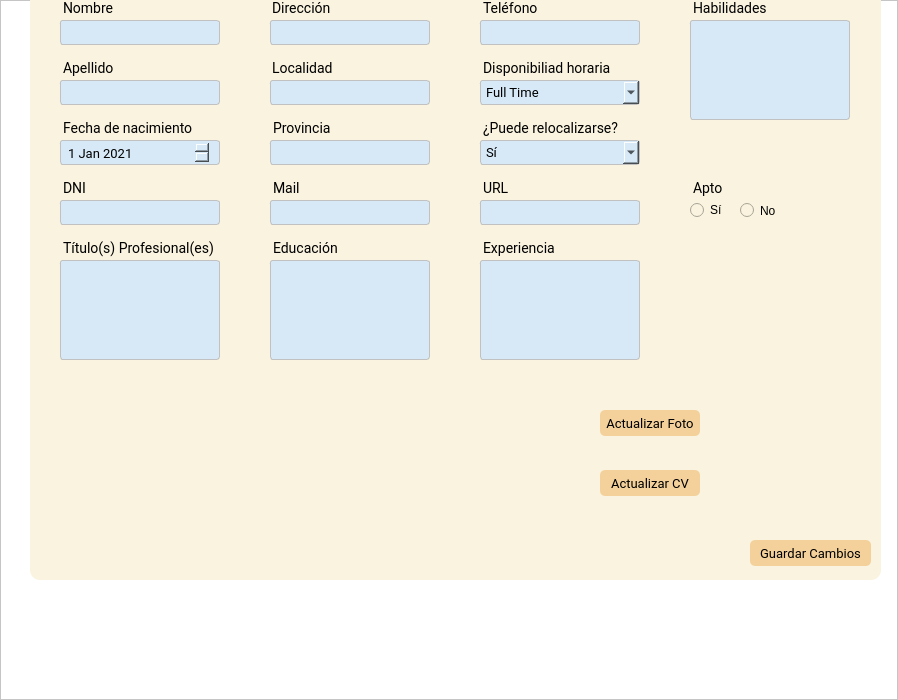
<?xml version="1.0" encoding="UTF-8"?>
<ui version="4.0">
 <class>MainWindow</class>
 <widget class="QMainWindow" name="MainWindow">
  <property name="geometry">
   <rect>
    <x>0</x>
    <y>0</y>
    <width>898</width>
    <height>700</height>
   </rect>
  </property>
  <property name="windowTitle">
   <string>MainWindow</string>
  </property>
  <widget class="QWidget" name="centralwidget">
   <layout class="QVBoxLayout" name="verticalLayout">
    <property name="spacing">
     <number>0</number>
    </property>
    <property name="leftMargin">
     <number>0</number>
    </property>
    <property name="topMargin">
     <number>0</number>
    </property>
    <property name="rightMargin">
     <number>0</number>
    </property>
    <property name="bottomMargin">
     <number>0</number>
    </property>
    <item>
     <widget class="QFrame" name="frame_2">
      <property name="minimumSize">
       <size>
        <width>0</width>
        <height>300</height>
       </size>
      </property>
      <property name="maximumSize">
       <size>
        <width>16777215</width>
        <height>16777215</height>
       </size>
      </property>
      <property name="styleSheet">
       <string notr="true">background: #fff;
</string>
      </property>
      <property name="frameShape">
       <enum>QFrame::StyledPanel</enum>
      </property>
      <property name="frameShadow">
       <enum>QFrame::Raised</enum>
      </property>
      <widget class="QFrame" name="frame_3">
       <property name="geometry">
        <rect>
         <x>30</x>
         <y>-20</y>
         <width>851</width>
         <height>600</height>
        </rect>
       </property>
       <property name="maximumSize">
        <size>
         <width>16777215</width>
         <height>600</height>
        </size>
       </property>
       <property name="styleSheet">
        <string notr="true">border-radius: 10px;
background-color: #F9F3DF;
</string>
       </property>
       <property name="frameShape">
        <enum>QFrame::StyledPanel</enum>
       </property>
       <property name="frameShadow">
        <enum>QFrame::Raised</enum>
       </property>
       <widget class="QLabel" name="label_mail">
        <property name="geometry">
         <rect>
          <x>230</x>
          <y>190</y>
          <width>158</width>
          <height>27</height>
         </rect>
        </property>
        <property name="maximumSize">
         <size>
          <width>500</width>
          <height>16777215</height>
         </size>
        </property>
        <property name="font">
         <font>
          <family>Roboto</family>
          <pointsize>-1</pointsize>
         </font>
        </property>
        <property name="styleSheet">
         <string notr="true">font-family: Roboto;
font-size: 14px;
margin-top:10px;
margin-left:10px

</string>
        </property>
        <property name="text">
         <string>Mail</string>
        </property>
       </widget>
       <widget class="QLabel" name="label_localidad">
        <property name="geometry">
         <rect>
          <x>229</x>
          <y>70</y>
          <width>90</width>
          <height>27</height>
         </rect>
        </property>
        <property name="maximumSize">
         <size>
          <width>90</width>
          <height>16777215</height>
         </size>
        </property>
        <property name="font">
         <font>
          <family>Roboto</family>
          <pointsize>-1</pointsize>
         </font>
        </property>
        <property name="styleSheet">
         <string notr="true">font-family: Roboto;
font-size: 14px;
color: #000;
margin-top:10px;
margin-left:10px

</string>
        </property>
        <property name="text">
         <string>Localidad</string>
        </property>
       </widget>
       <widget class="QLineEdit" name="apellido_input">
        <property name="geometry">
         <rect>
          <x>20</x>
          <y>100</y>
          <width>170</width>
          <height>25</height>
         </rect>
        </property>
        <property name="minimumSize">
         <size>
          <width>0</width>
          <height>0</height>
         </size>
        </property>
        <property name="maximumSize">
         <size>
          <width>16777215</width>
          <height>25</height>
         </size>
        </property>
        <property name="styleSheet">
         <string notr="true">QLineEdit{
background-color: #D7E9F7;
border: 0.5px solid #c1c1c1;
border-radius: 3px;
padding: 4 5px;
color: #e9e9;
font-family:Roboto;
font-size:13px;
font-weight: 400;
margin-left: 10px;

}
</string>
        </property>
        <property name="placeholderText">
         <string/>
        </property>
       </widget>
       <widget class="QLabel" name="label_apellido">
        <property name="geometry">
         <rect>
          <x>20</x>
          <y>70</y>
          <width>67</width>
          <height>27</height>
         </rect>
        </property>
        <property name="font">
         <font>
          <family>Roboto</family>
          <pointsize>-1</pointsize>
         </font>
        </property>
        <property name="styleSheet">
         <string notr="true">font-family: Roboto;
font-size: 14px;
margin-top:10px;
margin-left:10px

</string>
        </property>
        <property name="text">
         <string>Apellido</string>
        </property>
       </widget>
       <widget class="QLabel" name="label_direccion">
        <property name="geometry">
         <rect>
          <x>229</x>
          <y>10</y>
          <width>90</width>
          <height>27</height>
         </rect>
        </property>
        <property name="maximumSize">
         <size>
          <width>90</width>
          <height>16777215</height>
         </size>
        </property>
        <property name="font">
         <font>
          <family>Roboto</family>
          <pointsize>-1</pointsize>
         </font>
        </property>
        <property name="styleSheet">
         <string notr="true">font-family: Roboto;
font-size: 14px;
margin-top:10px;
margin-left:10px

</string>
        </property>
        <property name="text">
         <string>Dirección</string>
        </property>
       </widget>
       <widget class="QLabel" name="label_nombre">
        <property name="geometry">
         <rect>
          <x>20</x>
          <y>10</y>
          <width>71</width>
          <height>27</height>
         </rect>
        </property>
        <property name="font">
         <font>
          <family>Roboto</family>
          <pointsize>-1</pointsize>
         </font>
        </property>
        <property name="styleSheet">
         <string notr="true">font-family: Roboto;
font-size: 14px;
margin-top:10px;
margin-left:10px

</string>
        </property>
        <property name="text">
         <string>Nombre</string>
        </property>
       </widget>
       <widget class="QLineEdit" name="nombre_input">
        <property name="geometry">
         <rect>
          <x>20</x>
          <y>40</y>
          <width>170</width>
          <height>25</height>
         </rect>
        </property>
        <property name="minimumSize">
         <size>
          <width>0</width>
          <height>0</height>
         </size>
        </property>
        <property name="maximumSize">
         <size>
          <width>16777215</width>
          <height>25</height>
         </size>
        </property>
        <property name="styleSheet">
         <string notr="true">QLineEdit{
background-color: #D7E9F7;
border: 0.5px solid #c1c1c1;
border-radius: 3px;
padding: 4 5px;
color: #e9e9;
font-family:Roboto;
font-size:13px;
font-weight: 400;
margin-left: 10px;

}
</string>
        </property>
        <property name="text">
         <string/>
        </property>
        <property name="placeholderText">
         <string/>
        </property>
       </widget>
       <widget class="QLabel" name="label_dni">
        <property name="geometry">
         <rect>
          <x>20</x>
          <y>190</y>
          <width>71</width>
          <height>27</height>
         </rect>
        </property>
        <property name="font">
         <font>
          <family>Roboto</family>
          <pointsize>-1</pointsize>
         </font>
        </property>
        <property name="styleSheet">
         <string notr="true">font-family: Roboto;
font-size: 14px;
margin-top:10px;
margin-left:10px

</string>
        </property>
        <property name="text">
         <string>DNI</string>
        </property>
       </widget>
       <widget class="QLabel" name="label_nacimiento">
        <property name="geometry">
         <rect>
          <x>20</x>
          <y>130</y>
          <width>151</width>
          <height>27</height>
         </rect>
        </property>
        <property name="font">
         <font>
          <family>Roboto</family>
          <pointsize>-1</pointsize>
         </font>
        </property>
        <property name="styleSheet">
         <string notr="true">font-family: Roboto;
font-size: 14px;
margin-top:10px;
margin-left:10px

</string>
        </property>
        <property name="text">
         <string>Fecha de nacimiento</string>
        </property>
       </widget>
       <widget class="QLineEdit" name="provincia_input">
        <property name="geometry">
         <rect>
          <x>230</x>
          <y>160</y>
          <width>170</width>
          <height>25</height>
         </rect>
        </property>
        <property name="minimumSize">
         <size>
          <width>0</width>
          <height>0</height>
         </size>
        </property>
        <property name="maximumSize">
         <size>
          <width>16777215</width>
          <height>25</height>
         </size>
        </property>
        <property name="styleSheet">
         <string notr="true">
background-color: #D7E9F7;
border: 0.5px solid #c1c1c1;
border-radius: 3px;
padding: 4 5px;
color: #000;
font-family:Roboto;
font-size:13px;
font-weight: 400;
margin-left: 10px;

</string>
        </property>
        <property name="placeholderText">
         <string/>
        </property>
       </widget>
       <widget class="QLabel" name="label_provincia">
        <property name="geometry">
         <rect>
          <x>230</x>
          <y>130</y>
          <width>84</width>
          <height>27</height>
         </rect>
        </property>
        <property name="font">
         <font>
          <family>Roboto</family>
          <pointsize>-1</pointsize>
         </font>
        </property>
        <property name="styleSheet">
         <string notr="true">font-family: Roboto;
font-size: 14px;
margin-top:10px;
margin-left:10px

</string>
        </property>
        <property name="text">
         <string>Provincia</string>
        </property>
       </widget>
       <widget class="QDateEdit" name="nacimiento_date">
        <property name="geometry">
         <rect>
          <x>20</x>
          <y>160</y>
          <width>170</width>
          <height>25</height>
         </rect>
        </property>
        <property name="styleSheet">
         <string notr="true">
background-color: #D7E9F7;
border: 0.5px solid #c1c1c1;
border-radius: 3px;
padding: 4 5px;
color: #000;
font-family:Roboto;
font-size:13px;
font-weight: 400;
margin-left: 10px;

</string>
        </property>
        <property name="dateTime">
         <datetime>
          <hour>0</hour>
          <minute>0</minute>
          <second>0</second>
          <year>2021</year>
          <month>1</month>
          <day>1</day>
         </datetime>
        </property>
       </widget>
       <widget class="QLineEdit" name="localidad_input">
        <property name="geometry">
         <rect>
          <x>230</x>
          <y>100</y>
          <width>170</width>
          <height>25</height>
         </rect>
        </property>
        <property name="minimumSize">
         <size>
          <width>0</width>
          <height>0</height>
         </size>
        </property>
        <property name="maximumSize">
         <size>
          <width>16777215</width>
          <height>25</height>
         </size>
        </property>
        <property name="styleSheet">
         <string notr="true">
background-color: #D7E9F7;
border: 0.5px solid #c1c1c1;
border-radius: 3px;
padding: 4 5px;
color: #000;
font-family:Roboto;
font-size:13px;
font-weight: 400;
margin-left: 10px;

</string>
        </property>
        <property name="placeholderText">
         <string/>
        </property>
       </widget>
       <widget class="QLineEdit" name="mail_input">
        <property name="geometry">
         <rect>
          <x>230</x>
          <y>220</y>
          <width>170</width>
          <height>25</height>
         </rect>
        </property>
        <property name="minimumSize">
         <size>
          <width>0</width>
          <height>0</height>
         </size>
        </property>
        <property name="maximumSize">
         <size>
          <width>16777215</width>
          <height>25</height>
         </size>
        </property>
        <property name="styleSheet">
         <string notr="true">
background-color: #D7E9F7;
border: 0.5px solid #c1c1c1;
border-radius: 3px;
padding: 4 5px;
color: #000;
font-family:Roboto;
font-size:13px;
font-weight: 400;
margin-left: 10px;

</string>
        </property>
        <property name="text">
         <string/>
        </property>
        <property name="echoMode">
         <enum>QLineEdit::Normal</enum>
        </property>
        <property name="placeholderText">
         <string/>
        </property>
       </widget>
       <widget class="QLineEdit" name="dni_input">
        <property name="geometry">
         <rect>
          <x>20</x>
          <y>220</y>
          <width>170</width>
          <height>25</height>
         </rect>
        </property>
        <property name="minimumSize">
         <size>
          <width>0</width>
          <height>0</height>
         </size>
        </property>
        <property name="maximumSize">
         <size>
          <width>16777215</width>
          <height>25</height>
         </size>
        </property>
        <property name="styleSheet">
         <string notr="true">QLineEdit{
background-color: #D7E9F7;
border: 0.5px solid #c1c1c1;
border-radius: 3px;
padding: 4 5px;
color: #e9e9;
font-family:Roboto;
font-size:13px;
font-weight: 400;
margin-left: 10px;

}
</string>
        </property>
        <property name="placeholderText">
         <string/>
        </property>
       </widget>
       <widget class="QPushButton" name="guardarCambios_btn">
        <property name="geometry">
         <rect>
          <x>720</x>
          <y>560</y>
          <width>121</width>
          <height>26</height>
         </rect>
        </property>
        <property name="font">
         <font>
          <family>Roboto</family>
          <pointsize>-1</pointsize>
         </font>
        </property>
        <property name="cursor">
         <cursorShape>PointingHandCursor</cursorShape>
        </property>
        <property name="styleSheet">
         <string notr="true">QPushButton{
background-color: #F4D19B;
border-radius:5px;
font-family:Roboto;
font-size: 13px

}
QPushButton:hover{
background-color: rgba(71, 71, 103,180);
}</string>
        </property>
        <property name="text">
         <string>Guardar Cambios</string>
        </property>
       </widget>
       <widget class="QLineEdit" name="direccion_input">
        <property name="geometry">
         <rect>
          <x>230</x>
          <y>40</y>
          <width>170</width>
          <height>25</height>
         </rect>
        </property>
        <property name="minimumSize">
         <size>
          <width>0</width>
          <height>0</height>
         </size>
        </property>
        <property name="maximumSize">
         <size>
          <width>16777215</width>
          <height>25</height>
         </size>
        </property>
        <property name="styleSheet">
         <string notr="true">
background-color: #D7E9F7;
border: 0.5px solid #c1c1c1;
border-radius: 3px;
padding: 4 5px;
color: #000;
font-family:Roboto;
font-size:13px;
font-weight: 400;
margin-left: 10px;

</string>
        </property>
        <property name="text">
         <string/>
        </property>
        <property name="placeholderText">
         <string/>
        </property>
       </widget>
       <widget class="QLabel" name="label_telefono">
        <property name="geometry">
         <rect>
          <x>440</x>
          <y>10</y>
          <width>90</width>
          <height>27</height>
         </rect>
        </property>
        <property name="maximumSize">
         <size>
          <width>90</width>
          <height>16777215</height>
         </size>
        </property>
        <property name="font">
         <font>
          <family>Roboto</family>
          <pointsize>-1</pointsize>
         </font>
        </property>
        <property name="styleSheet">
         <string notr="true">font-family: Roboto;
font-size: 14px;
margin-top:10px;
margin-left:10px

</string>
        </property>
        <property name="text">
         <string>Teléfono</string>
        </property>
       </widget>
       <widget class="QLineEdit" name="telefono_input">
        <property name="geometry">
         <rect>
          <x>440</x>
          <y>40</y>
          <width>170</width>
          <height>25</height>
         </rect>
        </property>
        <property name="minimumSize">
         <size>
          <width>0</width>
          <height>0</height>
         </size>
        </property>
        <property name="maximumSize">
         <size>
          <width>16777215</width>
          <height>25</height>
         </size>
        </property>
        <property name="styleSheet">
         <string notr="true">
background-color: #D7E9F7;
border: 0.5px solid #c1c1c1;
border-radius: 3px;
padding: 4 5px;
color: #000;
font-family:Roboto;
font-size:13px;
font-weight: 400;
margin-left: 10px;

</string>
        </property>
        <property name="text">
         <string/>
        </property>
        <property name="placeholderText">
         <string/>
        </property>
       </widget>
       <widget class="QLineEdit" name="titulo_input">
        <property name="geometry">
         <rect>
          <x>20</x>
          <y>280</y>
          <width>170</width>
          <height>100</height>
         </rect>
        </property>
        <property name="minimumSize">
         <size>
          <width>0</width>
          <height>0</height>
         </size>
        </property>
        <property name="maximumSize">
         <size>
          <width>16777215</width>
          <height>100</height>
         </size>
        </property>
        <property name="styleSheet">
         <string notr="true">
background-color: #D7E9F7;
border: 0.5px solid #c1c1c1;
border-radius: 3px;
padding: 4 5px;
color: #000;
font-family:Roboto;
font-size:13px;
font-weight: 400;
margin-left: 10px;

</string>
        </property>
        <property name="text">
         <string/>
        </property>
        <property name="placeholderText">
         <string/>
        </property>
       </widget>
       <widget class="QLineEdit" name="educacion_input">
        <property name="geometry">
         <rect>
          <x>230</x>
          <y>280</y>
          <width>170</width>
          <height>100</height>
         </rect>
        </property>
        <property name="minimumSize">
         <size>
          <width>0</width>
          <height>0</height>
         </size>
        </property>
        <property name="maximumSize">
         <size>
          <width>16777215</width>
          <height>100</height>
         </size>
        </property>
        <property name="styleSheet">
         <string notr="true">
background-color: #D7E9F7;
border: 0.5px solid #c1c1c1;
border-radius: 3px;
padding: 4 5px;
color: #000;
font-family:Roboto;
font-size:13px;
font-weight: 400;
margin-left: 10px;

</string>
        </property>
        <property name="text">
         <string/>
        </property>
        <property name="placeholderText">
         <string/>
        </property>
       </widget>
       <widget class="QLabel" name="label_educacion">
        <property name="geometry">
         <rect>
          <x>230</x>
          <y>250</y>
          <width>90</width>
          <height>27</height>
         </rect>
        </property>
        <property name="maximumSize">
         <size>
          <width>90</width>
          <height>16777215</height>
         </size>
        </property>
        <property name="font">
         <font>
          <family>Roboto</family>
          <pointsize>-1</pointsize>
         </font>
        </property>
        <property name="styleSheet">
         <string notr="true">font-family: Roboto;
font-size: 14px;
margin-top:10px;
margin-left:10px

</string>
        </property>
        <property name="text">
         <string>Educación </string>
        </property>
       </widget>
       <widget class="QLabel" name="label_disponibilidadHoraria">
        <property name="geometry">
         <rect>
          <x>440</x>
          <y>70</y>
          <width>151</width>
          <height>27</height>
         </rect>
        </property>
        <property name="font">
         <font>
          <family>Roboto</family>
          <pointsize>-1</pointsize>
         </font>
        </property>
        <property name="styleSheet">
         <string notr="true">font-family: Roboto;
font-size: 14px;
margin-top:10px;
margin-left:10px

</string>
        </property>
        <property name="text">
         <string>Disponibiliad horaria</string>
        </property>
       </widget>
       <widget class="QComboBox" name="comboBox">
        <property name="geometry">
         <rect>
          <x>440</x>
          <y>100</y>
          <width>170</width>
          <height>25</height>
         </rect>
        </property>
        <property name="styleSheet">
         <string notr="true">
background-color: #D7E9F7;
border: 0.5px solid #c1c1c1;
border-radius: 3px;
padding: 4 5px;
color: #000;
font-family:Roboto;
font-size:13px;
font-weight: 400;
margin-left: 10px;

</string>
        </property>
        <item>
         <property name="text">
          <string>Full Time</string>
         </property>
        </item>
        <item>
         <property name="text">
          <string>Part Time</string>
         </property>
        </item>
       </widget>
       <widget class="QComboBox" name="comboBox_relocalizarse">
        <property name="geometry">
         <rect>
          <x>440</x>
          <y>160</y>
          <width>170</width>
          <height>25</height>
         </rect>
        </property>
        <property name="styleSheet">
         <string notr="true">
background-color: #D7E9F7;
border: 0.5px solid #c1c1c1;
border-radius: 3px;
padding: 4 5px;
color: #000;
font-family:Roboto;
font-size:13px;
font-weight: 400;
margin-left: 10px;


</string>
        </property>
        <item>
         <property name="text">
          <string>Sí</string>
         </property>
        </item>
        <item>
         <property name="text">
          <string>No</string>
         </property>
        </item>
       </widget>
       <widget class="QLabel" name="label_relocalizarse">
        <property name="geometry">
         <rect>
          <x>440</x>
          <y>130</y>
          <width>171</width>
          <height>27</height>
         </rect>
        </property>
        <property name="font">
         <font>
          <family>Roboto</family>
          <pointsize>-1</pointsize>
         </font>
        </property>
        <property name="styleSheet">
         <string notr="true">font-family: Roboto;
font-size: 14px;
margin-top:10px;
margin-left:10px

</string>
        </property>
        <property name="text">
         <string>¿Puede relocalizarse?</string>
        </property>
       </widget>
       <widget class="QLabel" name="label_url">
        <property name="geometry">
         <rect>
          <x>440</x>
          <y>190</y>
          <width>158</width>
          <height>27</height>
         </rect>
        </property>
        <property name="maximumSize">
         <size>
          <width>500</width>
          <height>16777215</height>
         </size>
        </property>
        <property name="font">
         <font>
          <family>Roboto</family>
          <pointsize>-1</pointsize>
         </font>
        </property>
        <property name="styleSheet">
         <string notr="true">font-family: Roboto;
font-size: 14px;
margin-top:10px;
margin-left:10px

</string>
        </property>
        <property name="text">
         <string>URL</string>
        </property>
       </widget>
       <widget class="QLineEdit" name="url_input">
        <property name="geometry">
         <rect>
          <x>440</x>
          <y>220</y>
          <width>170</width>
          <height>25</height>
         </rect>
        </property>
        <property name="minimumSize">
         <size>
          <width>0</width>
          <height>0</height>
         </size>
        </property>
        <property name="maximumSize">
         <size>
          <width>16777215</width>
          <height>25</height>
         </size>
        </property>
        <property name="styleSheet">
         <string notr="true">
background-color: #D7E9F7;
border: 0.5px solid #c1c1c1;
border-radius: 3px;
padding: 4 5px;
color: #000;
font-family:Roboto;
font-size:13px;
font-weight: 400;
margin-left: 10px;

</string>
        </property>
        <property name="text">
         <string/>
        </property>
        <property name="echoMode">
         <enum>QLineEdit::Normal</enum>
        </property>
        <property name="placeholderText">
         <string/>
        </property>
       </widget>
       <widget class="QLabel" name="labe_titulo">
        <property name="geometry">
         <rect>
          <x>20</x>
          <y>250</y>
          <width>171</width>
          <height>27</height>
         </rect>
        </property>
        <property name="font">
         <font>
          <family>Roboto</family>
          <pointsize>-1</pointsize>
         </font>
        </property>
        <property name="styleSheet">
         <string notr="true">font-family: Roboto;
font-size: 14px;
margin-top:10px;
margin-left:10px

</string>
        </property>
        <property name="text">
         <string>Título(s) Profesional(es)</string>
        </property>
       </widget>
       <widget class="QLabel" name="label_experiencia">
        <property name="geometry">
         <rect>
          <x>440</x>
          <y>250</y>
          <width>158</width>
          <height>27</height>
         </rect>
        </property>
        <property name="maximumSize">
         <size>
          <width>500</width>
          <height>16777215</height>
         </size>
        </property>
        <property name="font">
         <font>
          <family>Roboto</family>
          <pointsize>-1</pointsize>
         </font>
        </property>
        <property name="styleSheet">
         <string notr="true">font-family: Roboto;
font-size: 14px;
margin-top:10px;
margin-left:10px

</string>
        </property>
        <property name="text">
         <string>Experiencia</string>
        </property>
       </widget>
       <widget class="QPushButton" name="ActualizarCV_btn">
        <property name="geometry">
         <rect>
          <x>570</x>
          <y>490</y>
          <width>100</width>
          <height>26</height>
         </rect>
        </property>
        <property name="font">
         <font>
          <family>Roboto</family>
          <pointsize>-1</pointsize>
         </font>
        </property>
        <property name="cursor">
         <cursorShape>PointingHandCursor</cursorShape>
        </property>
        <property name="styleSheet">
         <string notr="true">QPushButton{
background-color: #F4D19B;
border-radius:5px;
font-family:Roboto;
font-size: 13px

}
QPushButton:hover{
background-color: rgba(71, 71, 103,180);
}</string>
        </property>
        <property name="text">
         <string>Actualizar CV</string>
        </property>
       </widget>
       <widget class="QPushButton" name="actualizarFoto_btn">
        <property name="geometry">
         <rect>
          <x>570</x>
          <y>430</y>
          <width>100</width>
          <height>26</height>
         </rect>
        </property>
        <property name="font">
         <font>
          <family>Roboto</family>
          <pointsize>-1</pointsize>
         </font>
        </property>
        <property name="cursor">
         <cursorShape>PointingHandCursor</cursorShape>
        </property>
        <property name="styleSheet">
         <string notr="true">QPushButton{
background-color: #F4D19B;
border-radius:5px;
font-family:Roboto;
font-size: 13px

}
QPushButton:hover{
background-color: rgba(71, 71, 103,180);
}</string>
        </property>
        <property name="text">
         <string>Actualizar Foto</string>
        </property>
       </widget>
       <widget class="QTextEdit" name="experiencia_input">
        <property name="geometry">
         <rect>
          <x>440</x>
          <y>280</y>
          <width>170</width>
          <height>100</height>
         </rect>
        </property>
        <property name="maximumSize">
         <size>
          <width>16777215</width>
          <height>100</height>
         </size>
        </property>
        <property name="styleSheet">
         <string notr="true">
background-color: #D7E9F7;
border: 0.5px solid #c1c1c1;
border-radius: 3px;
padding: 4 5px;
color: #000;
font-family:Roboto;
font-size:13px;
font-weight: 400;
margin-left: 10px;

</string>
        </property>
       </widget>
       <widget class="QLabel" name="label_habilidades">
        <property name="geometry">
         <rect>
          <x>650</x>
          <y>10</y>
          <width>90</width>
          <height>27</height>
         </rect>
        </property>
        <property name="maximumSize">
         <size>
          <width>90</width>
          <height>16777215</height>
         </size>
        </property>
        <property name="font">
         <font>
          <family>Roboto</family>
          <pointsize>-1</pointsize>
         </font>
        </property>
        <property name="styleSheet">
         <string notr="true">font-family: Roboto;
font-size: 14px;
margin-top:10px;
margin-left:10px

</string>
        </property>
        <property name="text">
         <string>Habilidades</string>
        </property>
       </widget>
       <widget class="QLineEdit" name="habilidades_input">
        <property name="geometry">
         <rect>
          <x>650</x>
          <y>40</y>
          <width>170</width>
          <height>100</height>
         </rect>
        </property>
        <property name="minimumSize">
         <size>
          <width>0</width>
          <height>0</height>
         </size>
        </property>
        <property name="maximumSize">
         <size>
          <width>16777215</width>
          <height>100</height>
         </size>
        </property>
        <property name="styleSheet">
         <string notr="true">
background-color: #D7E9F7;
border: 0.5px solid #c1c1c1;
border-radius: 3px;
padding: 4 5px;
color: #000;
font-family:Roboto;
font-size:13px;
font-weight: 400;
margin-left: 10px;

</string>
        </property>
        <property name="text">
         <string/>
        </property>
        <property name="placeholderText">
         <string/>
        </property>
       </widget>
       <widget class="QLabel" name="label_apto">
        <property name="geometry">
         <rect>
          <x>650</x>
          <y>190</y>
          <width>158</width>
          <height>27</height>
         </rect>
        </property>
        <property name="maximumSize">
         <size>
          <width>500</width>
          <height>16777215</height>
         </size>
        </property>
        <property name="font">
         <font>
          <family>Roboto</family>
          <pointsize>-1</pointsize>
         </font>
        </property>
        <property name="styleSheet">
         <string notr="true">font-family: Roboto;
font-size: 14px;
margin-top:10px;
margin-left:10px

</string>
        </property>
        <property name="text">
         <string>Apto</string>
        </property>
       </widget>
       <widget class="QRadioButton" name="radioButton_si">
        <property name="geometry">
         <rect>
          <x>660</x>
          <y>220</y>
          <width>41</width>
          <height>20</height>
         </rect>
        </property>
        <property name="text">
         <string>Sí</string>
        </property>
       </widget>
       <widget class="QRadioButton" name="radioButton_no">
        <property name="geometry">
         <rect>
          <x>710</x>
          <y>220</y>
          <width>41</width>
          <height>21</height>
         </rect>
        </property>
        <property name="text">
         <string>No</string>
        </property>
       </widget>
       <widget class="QLabel" name="label">
        <property name="geometry">
         <rect>
          <x>310</x>
          <y>400</y>
          <width>231</width>
          <height>191</height>
         </rect>
        </property>
        <property name="text">
         <string/>
        </property>
        <property name="pixmap">
         <pixmap>:/cct/Alimento.png</pixmap>
        </property>
        <property name="scaledContents">
         <bool>true</bool>
        </property>
       </widget>
      </widget>
     </widget>
    </item>
   </layout>
  </widget>
 </widget>
 <resources>
  <include location="../img/img_oficiales.qrc"/>
 </resources>
 <connections/>
</ui>
